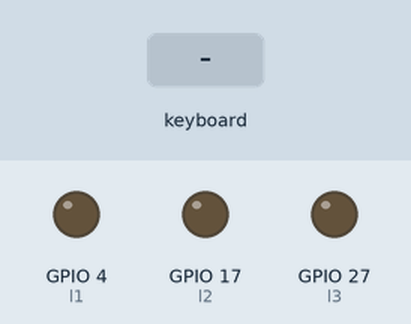
The program below on a simulated Raspberry Pi (BCM pin numbers). Shown: output pins drawn as LEDs (lit = HIGH). Inputs (shaded band) come from the test bench. The pygame window is not drawn; what the program prints to the terminal is not drawn.

Above: at 1.2 s.
1.3 s: key "w" typed on the keyboard
At 1.37 s:
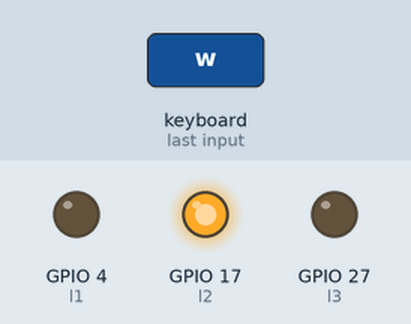
2.9 s: key "e" typed on the keyboard
At 2.97 s:
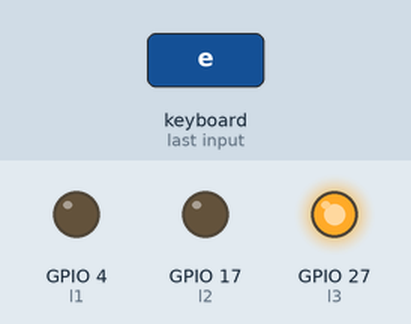
4.5 s: key space typed on the keyboard
At 4.59 s:
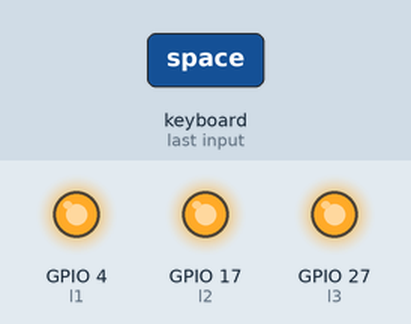
6.1 s: key "q" typed on the keyboard
At 6.17 s:
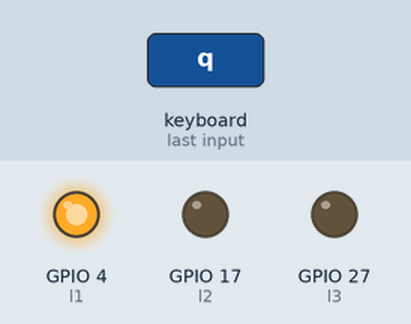
Timing chart, 0 to 8.7 s (numbered marks = the images above; inputs shaded):
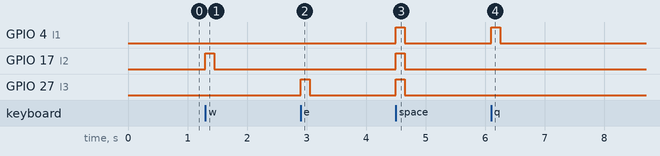

Measured:
- after the input at 1.3 s, GPIO 17 (l2): LOW → HIGH at once, → LOW 0.15 s later
- after the input at 2.9 s, GPIO 27 (l3): LOW → HIGH at once, → LOW 0.15 s later
- after the input at 4.5 s, GPIO 4 (l1), GPIO 17 (l2), GPIO 27 (l3): LOW → HIGH at once, → LOW 0.15 s later
- after the input at 6.1 s, GPIO 4 (l1): LOW → HIGH at once, → LOW 0.15 s later

The program:

key_led.py
```python
import RPi.GPIO as GPIO
import time
import pygame,sys
from pygame.locals import *

pygame.init()

canvas= pygame.display.set_mode((50,50))
pygame.display.set_caption('keyboard Input')
black=(0,0,0)
canvas.fill(black)
pygame.display.update()

i=3
l1=4
l2=17
l3=27
GPIO.setmode(GPIO.BCM)
GPIO.setup(l1, GPIO.OUT)
GPIO.setup(l2, GPIO.OUT)
GPIO.setup(l3, GPIO.OUT)

print("Started")

while 1:
    for event in pygame.event.get():
        if event.type == KEYDOWN:
            if event.key == pygame.K_q:
                #print("w pressed")
                GPIO.output(l1, True)


            if event.key == pygame.K_w:
                #print("q pressed")
                GPIO.output(l2, True)

            if event.key == pygame.K_e:
                #print("stop")
                GPIO.output(l3, True)


            if event.key == pygame.K_SPACE:
                #print("q pressed")
                GPIO.output(l1, True)
                GPIO.output(l2, True)
                GPIO.output(l3, True)


            if event.key == pygame.K_ESCAPE:
                print("stop")
                GPIO.cleanup()
                pygame.quit()
                sys.exit()


        if event.type == pygame.KEYUP:
            if event.key == pygame.K_q:
                #print("stop")
                GPIO.output(l1, False)


            if event.key == pygame.K_w:
                #print("stop")
                GPIO.output(l2, False)


            if event.key == pygame.K_e:
                #print("stop")
                GPIO.output(l3, False)


            if event.key == pygame.K_SPACE:
                #print("stop")
                GPIO.output(l1, False)
                GPIO.output(l2, False)
                GPIO.output(l3, False)
```
